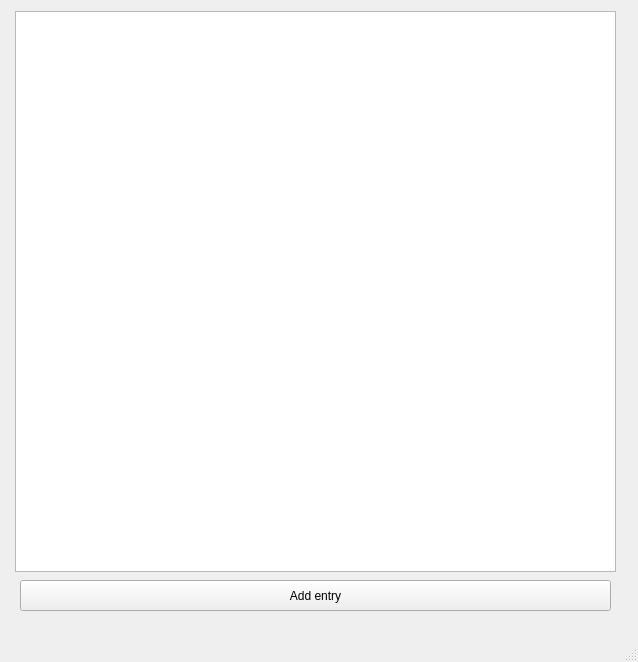
<?xml version="1.0" encoding="UTF-8"?>
<ui version="4.0">
 <class>MainWindow</class>
 <widget class="QMainWindow" name="MainWindow">
  <property name="geometry">
   <rect>
    <x>0</x>
    <y>0</y>
    <width>638</width>
    <height>662</height>
   </rect>
  </property>
  <property name="windowTitle">
   <string>MainWindow</string>
  </property>
  <widget class="QWidget" name="centralwidget">
   <widget class="QPushButton" name="pushButton">
    <property name="geometry">
     <rect>
      <x>20</x>
      <y>580</y>
      <width>591</width>
      <height>31</height>
     </rect>
    </property>
    <property name="text">
     <string>Add entry</string>
    </property>
   </widget>
   <widget class="QTableView" name="tableView">
    <property name="geometry">
     <rect>
      <x>15</x>
      <y>11</y>
      <width>601</width>
      <height>561</height>
     </rect>
    </property>
   </widget>
  </widget>
  <widget class="QMenuBar" name="menubar">
   <property name="geometry">
    <rect>
     <x>0</x>
     <y>0</y>
     <width>638</width>
     <height>26</height>
    </rect>
   </property>
  </widget>
  <widget class="QStatusBar" name="statusbar"/>
 </widget>
 <resources/>
 <connections/>
</ui>
